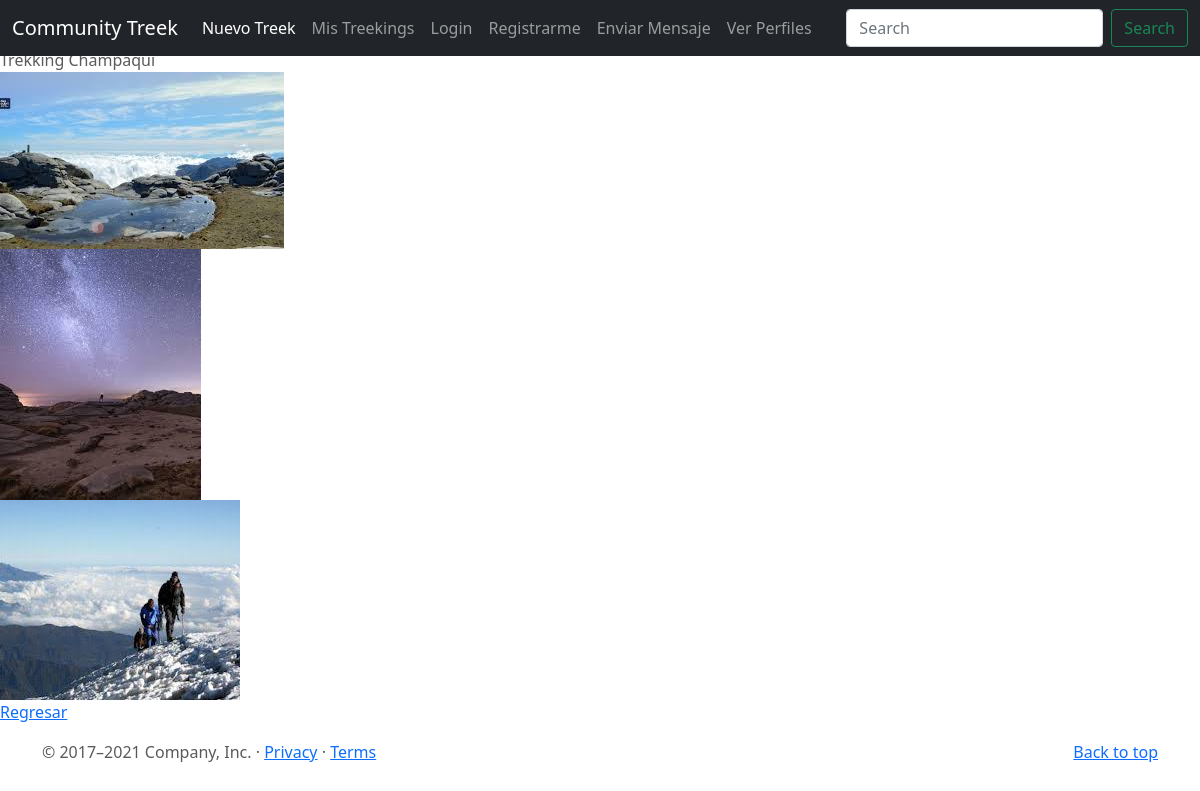
Page /post/4/detail on the committed database.
### CommunityTrekk/models.py (models this page shows, shortened)
class Post(models.Model):
    principal_title= models.CharField(max_length=100)
    principal_subtitle= models.CharField(max_length=500)
    heading= models.CharField(max_length=50)
    description= models.CharField(max_length=250)
    created_the= models.DateTimeField(auto_now_add= True)
    publisher= models.ForeignKey(to= User, on_delete= models.CASCADE, related_name="publisher")
    imagen = models.ImageField(upload_to= "posts", null= True, blank= True)
    imagen2 = models.ImageField(upload_to= "posts", null= True, blank= True)
    imagen3 = models.ImageField(upload_to= "posts", null= True, blank= True)
    trekk_value= models.CharField(max_length=10, default= "$0")
    trekk_duration= models.CharField(max_length=20, default= "1 día")

### CommunityTrekk/views.py (the view)
# urls.py: path('post/<pk>/detail', PostDetail.as_view(), name="post-detail"),
class PostDetail(DetailView):
    model= Post

### CommunityTrekk/templates/CommunityTrekk/post_detail.html
{% extends "CommunityTrekk/base.html" %}
{% block main %}
<p>
    {{object.heading}}
    <br>
    <img src="{{ object.imagen.url }}" widht= "480px" height="100%">
    <br>
    <img src="{{ object.imagen2.url }}" widht= "480px" height="100%">
    <br>
    <img src="{{ object.imagen3.url }}" widht= "480px" height="100%">
    <br>
    <a href="{% url 'post-list' %}"> Regresar </a>
</p>
{% endblock%}

### CommunityTrekk/static/CommunityTrekk/css/carousel.css (style rules this page uses)
body { padding-top: 3rem; padding-bottom: 3rem; color: #5a5a5a; }

### rows in the picture
Post: heading "Trekking Champaqui", imagen (picture), imagen2 (picture), imagen3 (picture)
